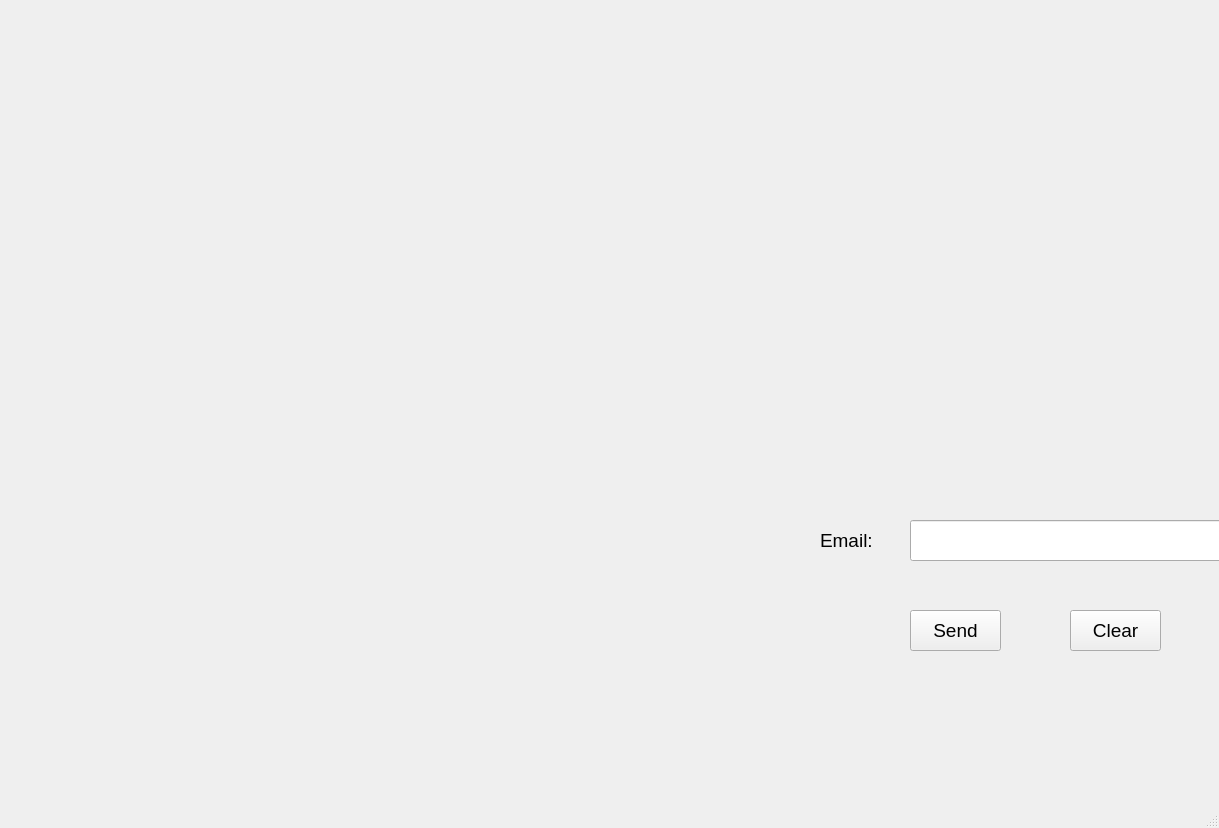
<?xml version="1.0" encoding="UTF-8"?>
<ui version="4.0">
 <class>MainWindow</class>
 <widget class="QMainWindow" name="MainWindow">
  <property name="geometry">
   <rect>
    <x>0</x>
    <y>0</y>
    <width>1219</width>
    <height>828</height>
   </rect>
  </property>
  <property name="windowTitle">
   <string>MainWindow</string>
  </property>
  <widget class="QWidget" name="centralwidget">
   <widget class="QWidget" name="widget" native="true">
    <property name="geometry">
     <rect>
      <x>730</x>
      <y>380</y>
      <width>621</width>
      <height>431</height>
     </rect>
    </property>
    <widget class="QLineEdit" name="QLineEmail">
     <property name="geometry">
      <rect>
       <x>180</x>
       <y>140</y>
       <width>351</width>
       <height>41</height>
      </rect>
     </property>
     <property name="font">
      <font>
       <pointsize>14</pointsize>
      </font>
     </property>
    </widget>
    <widget class="QPushButton" name="QButtonSend">
     <property name="geometry">
      <rect>
       <x>180</x>
       <y>230</y>
       <width>91</width>
       <height>41</height>
      </rect>
     </property>
     <property name="font">
      <font>
       <pointsize>14</pointsize>
      </font>
     </property>
     <property name="text">
      <string>Send</string>
     </property>
    </widget>
    <widget class="QPushButton" name="QButtonClear">
     <property name="geometry">
      <rect>
       <x>340</x>
       <y>230</y>
       <width>91</width>
       <height>41</height>
      </rect>
     </property>
     <property name="font">
      <font>
       <pointsize>14</pointsize>
      </font>
     </property>
     <property name="text">
      <string>Clear</string>
     </property>
    </widget>
    <widget class="QPushButton" name="QButtonBack">
     <property name="geometry">
      <rect>
       <x>500</x>
       <y>360</y>
       <width>111</width>
       <height>71</height>
      </rect>
     </property>
     <property name="font">
      <font>
       <pointsize>14</pointsize>
      </font>
     </property>
     <property name="text">
      <string>BACK</string>
     </property>
    </widget>
    <widget class="QLabel" name="label">
     <property name="geometry">
      <rect>
       <x>90</x>
       <y>140</y>
       <width>81</width>
       <height>41</height>
      </rect>
     </property>
     <property name="font">
      <font>
       <pointsize>14</pointsize>
      </font>
     </property>
     <property name="text">
      <string>Email:</string>
     </property>
    </widget>
   </widget>
  </widget>
  <widget class="QStatusBar" name="statusbar"/>
 </widget>
 <resources/>
 <connections/>
</ui>
